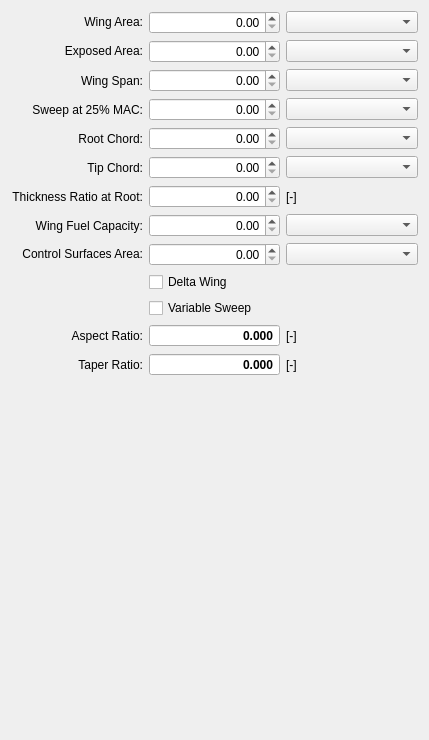
              <widget class="QWidget" name="scrollAreaWidgetContents_4">
               <property name="geometry">
                <rect>
                 <x>0</x>
                 <y>0</y>
                 <width>429</width>
                 <height>740</height>
                </rect>
               </property>
               <layout class="QGridLayout" name="gridLayout_2">
                <item row="4" column="0">
                 <widget class="QLabel" name="labelWingCRoot">
                  <property name="toolTip">
                   <string>wing root chord</string>
                  </property>
                  <property name="text">
                   <string>Root Chord:</string>
                  </property>
                  <property name="alignment">
                   <set>Qt::AlignRight|Qt::AlignTrailing|Qt::AlignVCenter</set>
                  </property>
                  <property name="buddy">
                   <cstring>spinBoxWingCRoot</cstring>
                  </property>
                 </widget>
                </item>
                <item row="2" column="0">
                 <widget class="QLabel" name="labelWingSpan">
                  <property name="toolTip">
                   <string>wing span</string>
                  </property>
                  <property name="text">
                   <string>Wing Span:</string>
                  </property>
                  <property name="alignment">
                   <set>Qt::AlignRight|Qt::AlignTrailing|Qt::AlignVCenter</set>
                  </property>
                  <property name="buddy">
                   <cstring>spinBoxWingSpan</cstring>
                  </property>
                 </widget>
                </item>
                <item row="11" column="1">
                 <widget class="QDoubleSpinBox" name="spinBoxWingAR">
                  <property name="font">
                   <font>
                    <weight>75</weight>
                    <bold>true</bold>
                   </font>
                  </property>
                  <property name="focusPolicy">
                   <enum>Qt::NoFocus</enum>
                  </property>
                  <property name="alignment">
                   <set>Qt::AlignRight|Qt::AlignTrailing|Qt::AlignVCenter</set>
                  </property>
                  <property name="readOnly">
                   <bool>true</bool>
                  </property>
                  <property name="buttonSymbols">
                   <enum>QAbstractSpinBox::NoButtons</enum>
                  </property>
                  <property name="decimals">
                   <number>3</number>
                  </property>
                 </widget>
                </item>
                <item row="2" column="1">
                 <widget class="QDoubleSpinBox" name="spinBoxWingSpan">
                  <property name="toolTip">
                   <string>wing span</string>
                  </property>
                  <property name="alignment">
                   <set>Qt::AlignRight|Qt::AlignTrailing|Qt::AlignVCenter</set>
                  </property>
                  <property name="decimals">
                   <number>2</number>
                  </property>
                 </widget>
                </item>
                <item row="3" column="0">
                 <widget class="QLabel" name="labelWingSweep">
                  <property name="toolTip">
                   <string>wing span at 25% MAC</string>
                  </property>
                  <property name="text">
                   <string>Sweep at 25% MAC:</string>
                  </property>
                  <property name="alignment">
                   <set>Qt::AlignRight|Qt::AlignTrailing|Qt::AlignVCenter</set>
                  </property>
                  <property name="buddy">
                   <cstring>spinBoxWingSweep</cstring>
                  </property>
                 </widget>
                </item>
                <item row="5" column="1">
                 <widget class="QDoubleSpinBox" name="spinBoxWingCTip">
                  <property name="toolTip">
                   <string>wing tip chord</string>
                  </property>
                  <property name="alignment">
                   <set>Qt::AlignRight|Qt::AlignTrailing|Qt::AlignVCenter</set>
                  </property>
                  <property name="decimals">
                   <number>2</number>
                  </property>
                  <property name="maximum">
                   <double>999.990000000000009</double>
                  </property>
                 </widget>
                </item>
                <item row="12" column="0">
                 <widget class="QLabel" name="labelWingTR">
                  <property name="text">
                   <string>Taper Ratio:</string>
                  </property>
                  <property name="alignment">
                   <set>Qt::AlignRight|Qt::AlignTrailing|Qt::AlignVCenter</set>
                  </property>
                  <property name="buddy">
                   <cstring>spinBoxWingTR</cstring>
                  </property>
                 </widget>
                </item>
                <item row="7" column="0">
                 <widget class="QLabel" name="labelWingFuel">
                  <property name="toolTip">
                   <string>wing fuel capacity</string>
                  </property>
                  <property name="text">
                   <string>Wing Fuel Capacity:</string>
                  </property>
                  <property name="alignment">
                   <set>Qt::AlignRight|Qt::AlignTrailing|Qt::AlignVCenter</set>
                  </property>
                  <property name="buddy">
                   <cstring>spinBoxWingFuel</cstring>
                  </property>
                 </widget>
                </item>
                <item row="3" column="1">
                 <widget class="QDoubleSpinBox" name="spinBoxWingSweep">
                  <property name="toolTip">
                   <string>wing span at 25% MAC</string>
                  </property>
                  <property name="alignment">
                   <set>Qt::AlignRight|Qt::AlignTrailing|Qt::AlignVCenter</set>
                  </property>
                  <property name="decimals">
                   <number>2</number>
                  </property>
                  <property name="maximum">
                   <double>90.000000000000000</double>
                  </property>
                 </widget>
                </item>
                <item row="8" column="0">
                 <widget class="QLabel" name="labelCtrlArea">
                  <property name="toolTip">
                   <string>Wing mounted control surface area</string>
                  </property>
                  <property name="text">
                   <string>&lt;html&gt;&lt;head/&gt;&lt;body&gt;&lt;p&gt;Control Surfaces Area:&lt;/p&gt;&lt;/body&gt;&lt;/html&gt;</string>
                  </property>
                  <property name="alignment">
                   <set>Qt::AlignRight|Qt::AlignTrailing|Qt::AlignVCenter</set>
                  </property>
                  <property name="buddy">
                   <cstring>spinBoxCtrlArea</cstring>
                  </property>
                 </widget>
                </item>
                <item row="0" column="1">
                 <widget class="QDoubleSpinBox" name="spinBoxWingArea">
                  <property name="toolTip">
                   <string>wing area</string>
                  </property>
                  <property name="alignment">
                   <set>Qt::AlignRight|Qt::AlignTrailing|Qt::AlignVCenter</set>
                  </property>
                  <property name="decimals">
                   <number>2</number>
                  </property>
                  <property name="maximum">
                   <double>9999.989999999999782</double>
                  </property>
                 </widget>
                </item>
                <item row="12" column="1">
                 <widget class="QDoubleSpinBox" name="spinBoxWingTR">
                  <property name="font">
                   <font>
                    <weight>75</weight>
                    <bold>true</bold>
                   </font>
                  </property>
                  <property name="focusPolicy">
                   <enum>Qt::NoFocus</enum>
                  </property>
                  <property name="alignment">
                   <set>Qt::AlignRight|Qt::AlignTrailing|Qt::AlignVCenter</set>
                  </property>
                  <property name="readOnly">
                   <bool>true</bool>
                  </property>
                  <property name="buttonSymbols">
                   <enum>QAbstractSpinBox::NoButtons</enum>
                  </property>
                  <property name="decimals">
                   <number>3</number>
                  </property>
                 </widget>
                </item>
                <item row="6" column="1">
                 <widget class="QDoubleSpinBox" name="spinBoxWingTC">
                  <property name="toolTip">
                   <string>wing thickness ratio at root</string>
                  </property>
                  <property name="alignment">
                   <set>Qt::AlignRight|Qt::AlignTrailing|Qt::AlignVCenter</set>
                  </property>
                  <property name="decimals">
                   <number>2</number>
                  </property>
                  <property name="maximum">
                   <double>1.000000000000000</double>
                  </property>
                 </widget>
                </item>
                <item row="0" column="0">
                 <widget class="QLabel" name="labelWingArea">
                  <property name="toolTip">
                   <string>wing area</string>
                  </property>
                  <property name="text">
                   <string>&lt;html&gt;&lt;head/&gt;&lt;body&gt;&lt;p&gt;Wing Area:&lt;/p&gt;&lt;/body&gt;&lt;/html&gt;</string>
                  </property>
                  <property name="alignment">
                   <set>Qt::AlignRight|Qt::AlignTrailing|Qt::AlignVCenter</set>
                  </property>
                  <property name="buddy">
                   <cstring>spinBoxWingArea</cstring>
                  </property>
                 </widget>
                </item>
                <item row="7" column="1">
                 <widget class="QDoubleSpinBox" name="spinBoxWingFuel">
                  <property name="toolTip">
                   <string>wing fuel capacity</string>
                  </property>
                  <property name="alignment">
                   <set>Qt::AlignRight|Qt::AlignTrailing|Qt::AlignVCenter</set>
                  </property>
                  <property name="decimals">
                   <number>2</number>
                  </property>
                  <property name="maximum">
                   <double>999999.000000000000000</double>
                  </property>
                 </widget>
                </item>
                <item row="13" column="1">
                 <spacer name="verticalSpacerWing">
                  <property name="orientation">
                   <enum>Qt::Vertical</enum>
                  </property>
                  <property name="sizeHint" stdset="0">
                   <size>
                    <width>20</width>
                    <height>248</height>
                   </size>
                  </property>
                 </spacer>
                </item>
                <item row="1" column="0">
                 <widget class="QLabel" name="labelWingAreaExp">
                  <property name="toolTip">
                   <string>wing exposed planform area (without the part of the wing buried in the fuselage)</string>
                  </property>
                  <property name="text">
                   <string>&lt;html&gt;&lt;head/&gt;&lt;body&gt;&lt;p&gt;Exposed Area:&lt;/p&gt;&lt;/body&gt;&lt;/html&gt;</string>
                  </property>
                  <property name="alignment">
                   <set>Qt::AlignRight|Qt::AlignTrailing|Qt::AlignVCenter</set>
                  </property>
                  <property name="buddy">
                   <cstring>spinBoxWingAreaExp</cstring>
                  </property>
                 </widget>
                </item>
                <item row="5" column="0">
                 <widget class="QLabel" name="labelWingCTip">
                  <property name="toolTip">
                   <string>wing tip chord</string>
                  </property>
                  <property name="text">
                   <string>Tip Chord:</string>
                  </property>
                  <property name="alignment">
                   <set>Qt::AlignRight|Qt::AlignTrailing|Qt::AlignVCenter</set>
                  </property>
                  <property name="buddy">
                   <cstring>spinBoxWingCTip</cstring>
                  </property>
                 </widget>
                </item>
                <item row="4" column="1">
                 <widget class="QDoubleSpinBox" name="spinBoxWingCRoot">
                  <property name="toolTip">
                   <string>wing root chord</string>
                  </property>
                  <property name="alignment">
                   <set>Qt::AlignRight|Qt::AlignTrailing|Qt::AlignVCenter</set>
                  </property>
                  <property name="decimals">
                   <number>2</number>
                  </property>
                  <property name="maximum">
                   <double>999.990000000000009</double>
                  </property>
                 </widget>
                </item>
                <item row="8" column="1">
                 <widget class="QDoubleSpinBox" name="spinBoxCtrlArea">
                  <property name="toolTip">
                   <string>Wing mounted control surface area</string>
                  </property>
                  <property name="alignment">
                   <set>Qt::AlignRight|Qt::AlignTrailing|Qt::AlignVCenter</set>
                  </property>
                  <property name="decimals">
                   <number>2</number>
                  </property>
                  <property name="maximum">
                   <double>9999.989999999999782</double>
                  </property>
                 </widget>
                </item>
                <item row="1" column="1">
                 <widget class="QDoubleSpinBox" name="spinBoxWingAreaExp">
                  <property name="toolTip">
                   <string>wing exposed planform area (without the part of the wing buried in the fuselage)</string>
                  </property>
                  <property name="alignment">
                   <set>Qt::AlignRight|Qt::AlignTrailing|Qt::AlignVCenter</set>
                  </property>
                  <property name="decimals">
                   <number>2</number>
                  </property>
                  <property name="maximum">
                   <double>9999.989999999999782</double>
                  </property>
                 </widget>
                </item>
                <item row="11" column="0">
                 <widget class="QLabel" name="labelWingAR">
                  <property name="text">
                   <string>Aspect Ratio:</string>
                  </property>
                  <property name="alignment">
                   <set>Qt::AlignRight|Qt::AlignTrailing|Qt::AlignVCenter</set>
                  </property>
                  <property name="buddy">
                   <cstring>spinBoxWingAR</cstring>
                  </property>
                 </widget>
                </item>
                <item row="6" column="0">
                 <widget class="QLabel" name="labelWingTC">
                  <property name="toolTip">
                   <string>wing thickness ratio at root</string>
                  </property>
                  <property name="text">
                   <string>Thickness Ratio at Root:</string>
                  </property>
                  <property name="alignment">
                   <set>Qt::AlignRight|Qt::AlignTrailing|Qt::AlignVCenter</set>
                  </property>
                  <property name="buddy">
                   <cstring>spinBoxWingTC</cstring>
                  </property>
                 </widget>
                </item>
                <item row="0" column="2">
                 <widget class="ComboUnitsArea" name="comboBoxWingArea"/>
                </item>
                <item row="1" column="2">
                 <widget class="ComboUnitsArea" name="comboBoxWingAreaExp"/>
                </item>
                <item row="2" column="2">
                 <widget class="ComboUnitsLength" name="comboBoxWingSpan"/>
                </item>
                <item row="3" column="2">
                 <widget class="ComboUnitsAngle" name="comboBoxWingSweep"/>
                </item>
                <item row="4" column="2">
                 <widget class="ComboUnitsLength" name="comboBoxWingCRoot"/>
                </item>
                <item row="5" column="2">
                 <widget class="ComboUnitsLength" name="comboBoxWingCTip"/>
                </item>
                <item row="7" column="2">
                 <widget class="ComboUnitsMass" name="comboBoxWingFuel"/>
                </item>
                <item row="8" column="2">
                 <widget class="ComboUnitsArea" name="comboBoxCtrlArea"/>
                </item>
                <item row="9" column="1" colspan="2">
                 <widget class="QCheckBox" name="checkBoxWingDelta">
                  <property name="text">
                   <string>Delta Wing</string>
                  </property>
                 </widget>
                </item>
                <item row="10" column="1" colspan="2">
                 <widget class="QCheckBox" name="checkBoxWingVarSweep">
                  <property name="text">
                   <string>Variable Sweep</string>
                  </property>
                 </widget>
                </item>
                <item row="6" column="2">
                 <widget class="QLabel" name="labelWingTCUnit">
                  <property name="text">
                   <string>[-]</string>
                  </property>
                 </widget>
                </item>
                <item row="11" column="2">
                 <widget class="QLabel" name="labelWingARUnit">
                  <property name="text">
                   <string>[-]</string>
                  </property>
                 </widget>
                </item>
                <item row="12" column="2">
                 <widget class="QLabel" name="labelWingTRUnit">
                  <property name="text">
                   <string>[-]</string>
                  </property>
                 </widget>
                </item>
               </layout>
              </widget>
